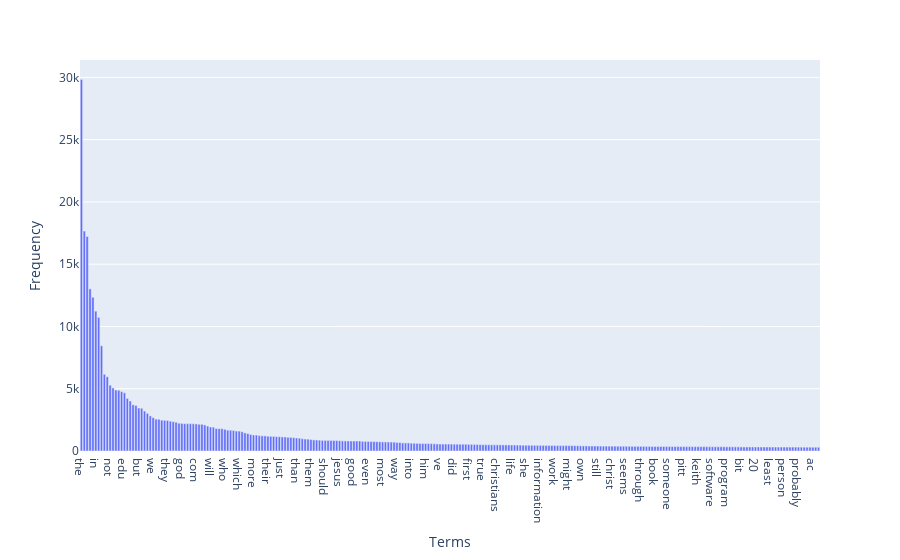

Write notebook code for a chart like this one.
### Markdown cell above
### >>> **Exercise 14 (take home):** 
Additionally, you can attempt to sort the terms on the `x-axis` by frequency instead of in alphabetical order. This way the visualization is more meaninfgul and you will be able to observe the so called [long tail](https://en.wikipedia.org/wiki/Long_tail) (get familiar with this term since it will appear a lot in data mining and other statistics courses). see picture below

![alt txt](https://upload.wikimedia.org/wikipedia/commons/thumb/8/8a/Long_tail.svg/1000px-Long_tail.svg.png)

### Code cell
# Answer here
terms = count_vect.get_feature_names_out()
freqs = term_frequencies

# only keep terms with frequency > 300 (common terms)
terms_f = []
freqs_f = []
for i in range(len(terms)):
    if freqs[i] > 300:
        terms_f.append(terms[i])
        freqs_f.append(freqs[i])

df = pd.DataFrame({"Terms": terms_f, "Frequency": freqs_f})

df.sort_values(by="Frequency", ascending=False, inplace=True)
fig = px.bar(df, y="Frequency", x="Terms", orientation="v")
fig.show()

### Figure 1 — Plotly figure (JSON) as saved in the notebook; plotly's stock layout.template omitted (floating-point values rounded to 4 significant figures; data arrays with more than 128 entries replaced by an {"elided": "..."} marker saying what was removed)
{"data": [{"hovertemplate": "Terms=%{x}<br>Frequency=%{y}<extra></extra>", "legendgroup": "", "marker": {"color": "#636efa", "pattern": {"shape": ""}}, "name": "", "orientation": "v", "showlegend": false, "textposition": "auto", "type": "bar", "x": {"elided": "258 str values"}, "xaxis": "x", "y": {"elided": "258 int values"}, "yaxis": "y"}], "layout": {"barmode": "relative", "legend": {"tracegroupgap": 0}, "margin": {"t": 60}, "xaxis": {"anchor": "y", "domain": [0, 1], "title": {"text": "Terms"}}, "yaxis": {"anchor": "x", "domain": [0, 1], "title": {"text": "Frequency"}}}}
